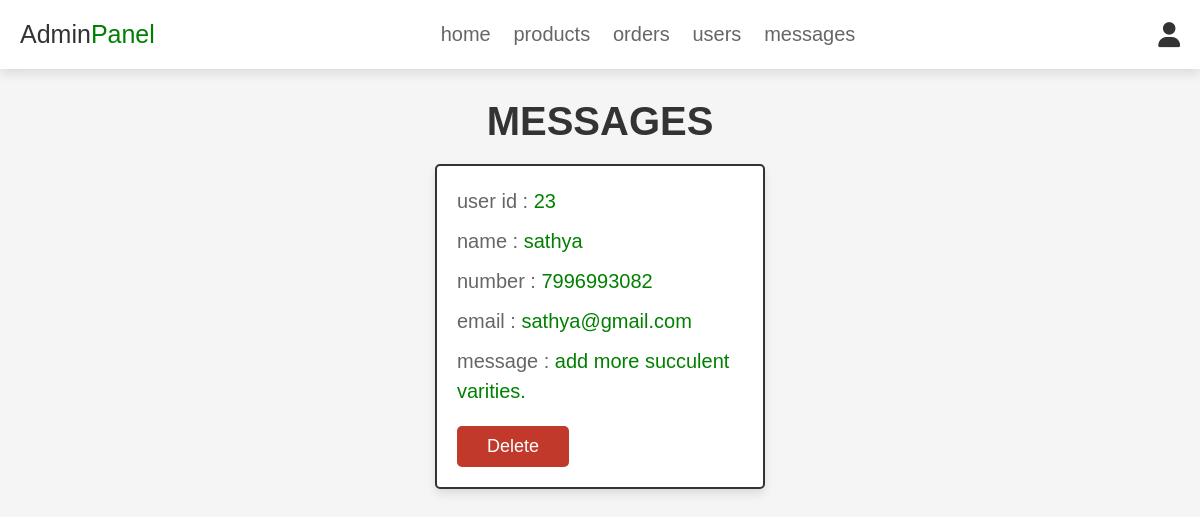
Page /admin_contacts.php (signed in) on the committed database.
### tables this page shows
CREATE TABLE `message` (
  `id` int(100) NOT NULL,
  `user_id` int(100) NOT NULL,
  `name` varchar(100) NOT NULL,
  `email` varchar(100) NOT NULL,
  `number` varchar(12) NOT NULL,
  `message` varchar(500) NOT NULL
);

### admin_contacts.php (the view, shortened to what this page needs)
<?php
@include 'config.php';
?>
<!DOCTYPE html>
<html lang="en">
<head>
   <link rel="stylesheet" href="https://cdnjs.cloudflare.com/ajax/libs/font-awesome/6.0.0/css/all.min.css">
   <link rel="stylesheet" href="css/admin_style.css">
</head>
<body>
<?php @include 'admin_header.php'; ?>
<section class="messages">
   <h1 class="title">messages</h1>
   <div class="box-container">
      <?php
       $select_message = mysqli_query($conn, "SELECT * FROM `message`") or die('query failed');
       if(mysqli_num_rows($select_message) > 0){
          while($fetch_message = mysqli_fetch_assoc($select_message)){
      ?>
      <div class="box">
         <p>user id : <span><?php echo $fetch_message['user_id']; ?></span> </p>
         <p>name : <span><?php echo $fetch_message['name']; ?></span> </p>
         <p>number : <span><?php echo $fetch_message['number']; ?></span> </p>
         <p>email : <span><?php echo $fetch_message['email']; ?></span> </p>
         <p>message : <span><?php echo $fetch_message['message']; ?></span> </p>
         <a href="admin_contacts.php?delete=<?php echo $fetch_message['id']; ?>" onclick="return confirm('delete this message?');" class="delete-btn">delete</a>
      </div>
      <?php
         }
      }else{
         echo '<p class="empty">you have no messages!</p>';
      }
      ?>
   </div>
</section>
</body>
</html>

### css/admin_style.css (style rules this page uses)
:root { --pink: green; --red: #c0392b; --orange: #f39c12; --black: #333; --white: #fff; --light-color: #666; --light-white: #ccc; --light-bg: #f5f5f5; --border: .2rem solid var(--black); --box-shadow: 0 .5rem 1rem rgba(0, 0, 0, .1); }
* { font-family: 'Rubik', sans-serif; margin: 0; padding: 0; box-sizing: border-box; outline: none; border: none; text-decoration: none; transition: all .2s linear; }
html { font-size: 62.5%; overflow-x: hidden; scroll-behavior: smooth; scroll-padding-top: 6.5rem; }
body { background: var(--light-bg); }
section { padding: 3rem 2rem; }
.title { text-align: center; margin-bottom: 2rem; color: var(--black); text-transform: uppercase; font-size: 4rem; }
.btn, .delete-btn, .option-btn { display: inline-block; border-radius: .5rem; margin-top: 1rem; font-size: 1.8rem; color: var(--white); cursor: pointer; padding: 1rem 3rem; text-transform: capitalize; }
.delete-btn { background-color: var(--red); }
.messages .box-container { display: grid; grid-template-columns: repeat(auto-fit, 33rem); gap: 1.5rem; align-items: flex-start; max-width: 1200px; margin: 0 auto; justify-content: center; }
.messages .box-container .box { padding: 2rem; border: var(--border); background-color: var(--white); box-shadow: var(--box-shadow); border-radius: .5rem; }
.messages .box-container .box p { font-size: 2rem; color: var(--light-color); margin-bottom: 1rem; line-height: 1.5; }
.messages .box-container .box p span { color: var(--pink); }

### rows in the picture
message: user "23", name "sathya", number "7996993082", email "sathya@gmail.com", message "add more succulent varities."
